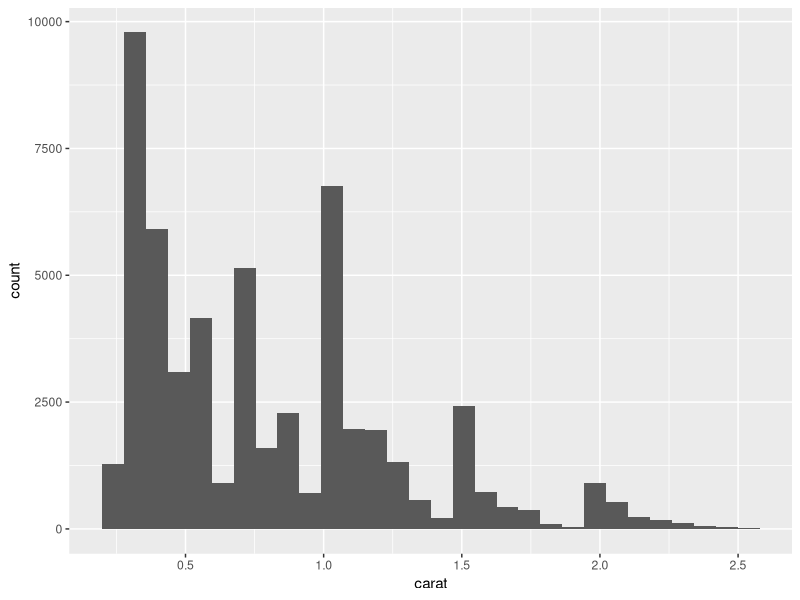

Recreate this plot in R.
## ---- chunk 1
library(tidyverse)
diamantes2 <- filter(diamonds, carat <= 2.5)
## ---- chunk 2
ggplot(diamantes2, aes(carat)) + geom_histogram()
## ---- chunk 3
knitr::kable(head(diamantes2, 5))
